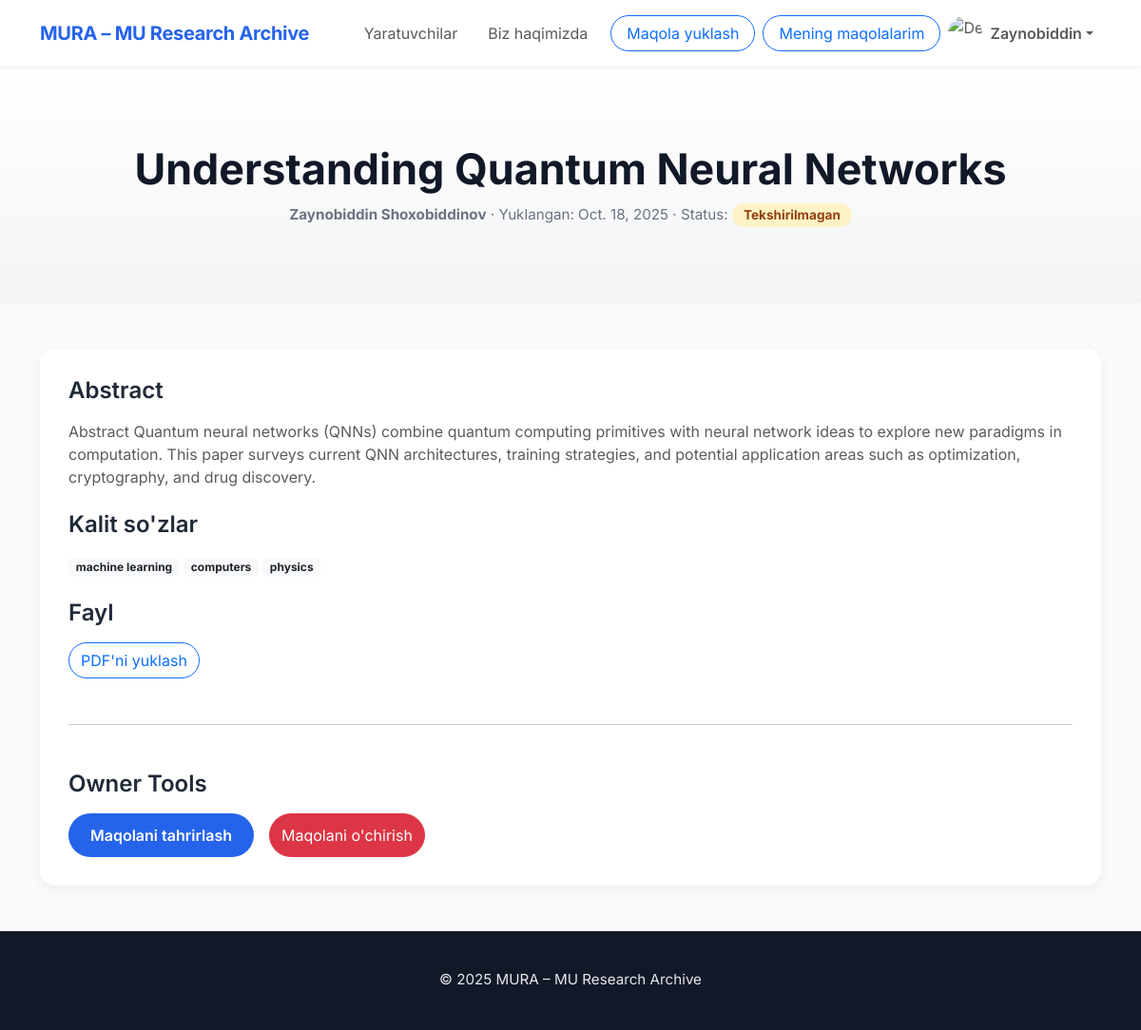
The page /my-paper/2 (signed in) on the database as committed earlier.
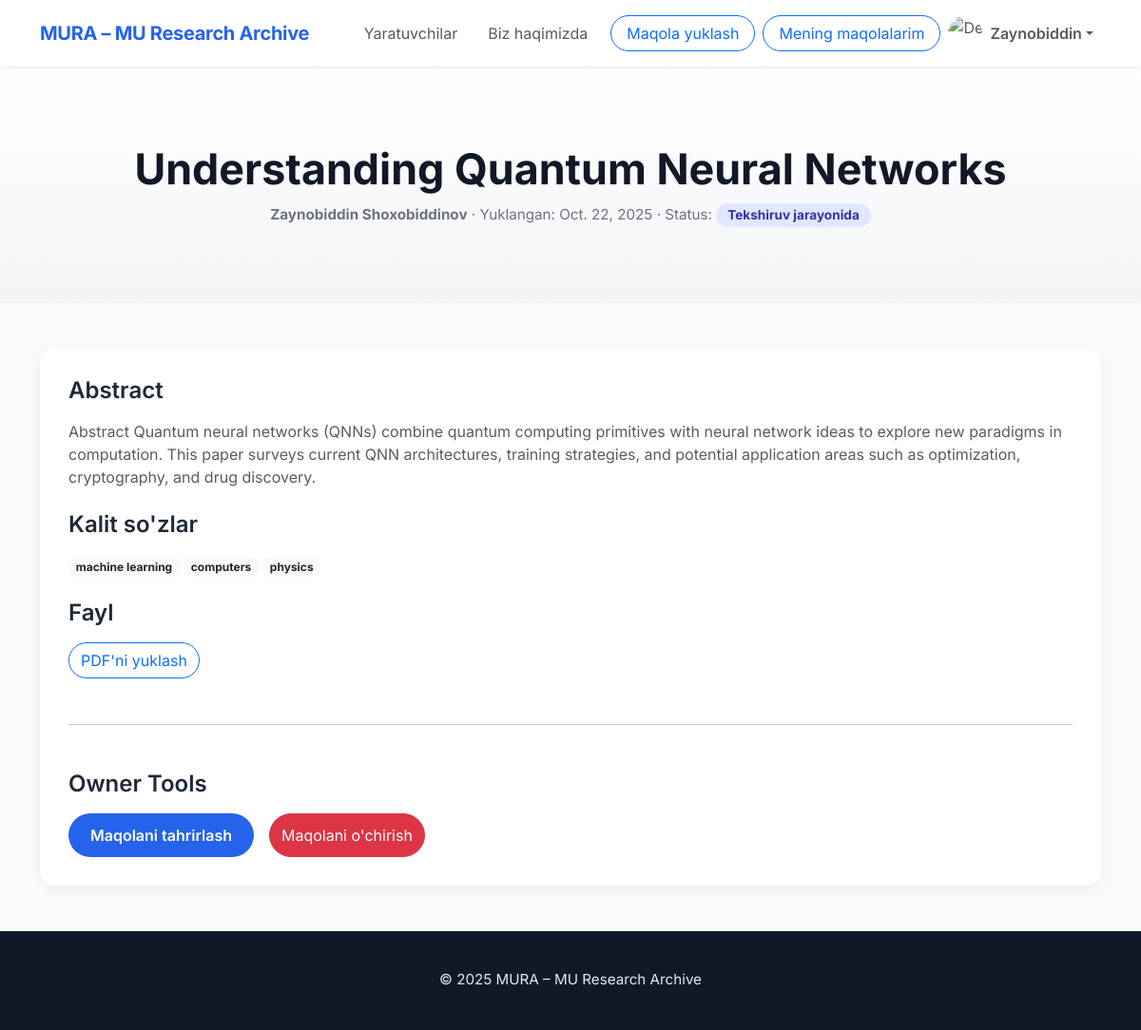
The same page on the database as committed later.
### main/models.py (models this page shows, shortened)
class Paper(models.Model):
    owner = models.ForeignKey(CustomUser, on_delete=models.CASCADE)
    category = models.ForeignKey(Category, on_delete=models.SET_NULL, null = True)
    title = models.TextField()
    abstract = models.TextField()
    intro = models.TextField()
    citations = models.TextField()
    file = models.FileField(upload_to='pdfs/')
    status = models.IntegerField(choices=[(1, 'draft'),(2, 'on_process'), (3, 'declined'), (4, 'accepted')])
    published_at = models.DateField(auto_now=True)
    keywords = models.TextField()
    pages = models.IntegerField()
    organization = models.CharField(max_length=250)

class CustomUser(AbstractUser):
    avatar = models.ImageField(upload_to='media/avatars/', null=True, blank=True)

### main/views.py (the view)
# urls.py: path('my-paper/<int:id>', views.my_paper, name='my_paper'),
@login_required(redirect_field_name='login')
def my_paper(request, id):
    paper = models.Paper.objects.get(id = id)
    keywords = paper.keywords.split(',')
    print(keywords)
    if paper.owner != request.user:
        return redirect('main')
    return render(request, 'detail-owner.html', {'paper':paper, 'keywords':keywords})

### templates/detail-owner.html (shortened to what this page needs)
{% extends "base.html" %}
{%load static%}
{%block style%}
  <link href="https://cdn.jsdelivr.net/npm/bootstrap@5.3.3/dist/css/bootstrap.min.css" rel="stylesheet" />
{%endblock%}
{%block content%}
  <section class="paper-header">
    <div class="container">
      <h1>{{paper.title}}</h1>
      <div class="paper-meta">
        <span><strong>{{paper.owner.first_name}} {{paper.owner.last_name}}</strong></span> ·
        <span>Yuklangan: {{paper.published_at}}</span> ·
        <span>Status:
          {%if paper.status == 1 %}
              <span class="badge badge-status badge-draft">Tekshirilmagan</span>
            {%elif paper.status == 2%}
            <span class="badge badge-status badge-review">Tekshiruv jarayonida</span>
            {%elif paper.status == 3%}
            <span class="badge badge-status badge-decline">Rad etilgan</span>
            {%elif paper.status == 4%}
            <span class="badge badge-status badge-published">Nashr etilgan</span>
            {%endif%}
        </span>
      </div>
    </div>
  </section>
  <section class="container my-5">
    <div class="paper-card">
      <h4 class="fw-semibold mb-3">Abstract</h4>
      <p class="text-muted mb-4">
        {{paper.abstract}}
      </p>
      <h4 class="fw-semibold mb-3">Kalit so'zlar</h4>
      <p>{%for key in keywords%}<span class="badge bg-light text-dark me-1">{{key}}</span>{%endfor%}</p>
      <h4 class="fw-semibold mt-4 mb-3">Fayl</h4>
      <a href="{{paper.file.url}}" download="{{ paper.title }}.pdf" class="btn btn-outline-primary rounded-pill">PDF'ni yuklash</a>
      <hr class="my-5" />
      <h4 class="fw-semibold mb-3">Owner Tools</h4>
      <div class="d-flex flex-wrap gap-3">
        <button class="btn btn-edit">Maqolani tahrirlash</button>
        <button type="button" class="btn btn-danger rounded-pill" data-bs-toggle="modal" data-bs-target="#deleteModal">Maqolani o'chirish</button>
      </div>
    </div>
  </section>
{%endblock%}

Rows that differ between the two databases and show on the page:
changed Paper "Understanding Quantum Neural Networks": published_at "Oct. 18, 2025" → "Oct. 22, 2025"; status 1 → 2 (drawn)
Other text that changed with them:
text no longer shown: "Tekshirilmagan"
text now shown: "Tekshiruv jarayonida"
